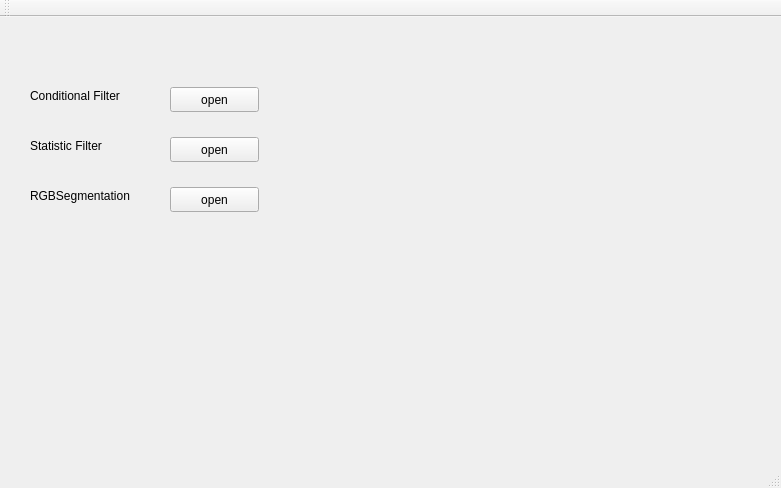
<?xml version="1.0" encoding="UTF-8"?>
<ui version="4.0">
 <class>Global</class>
 <widget class="QMainWindow" name="Global">
  <property name="geometry">
   <rect>
    <x>0</x>
    <y>0</y>
    <width>781</width>
    <height>488</height>
   </rect>
  </property>
  <property name="windowTitle">
   <string>Global</string>
  </property>
  <widget class="QWidget" name="centralWidge">
   <widget class="QPushButton" name="pushButton_cond">
    <property name="geometry">
     <rect>
      <x>170</x>
      <y>70</y>
      <width>89</width>
      <height>25</height>
     </rect>
    </property>
    <property name="text">
     <string>open</string>
    </property>
   </widget>
   <widget class="QLabel" name="label">
    <property name="geometry">
     <rect>
      <x>30</x>
      <y>70</y>
      <width>131</width>
      <height>17</height>
     </rect>
    </property>
    <property name="text">
     <string>Conditional Filter</string>
    </property>
   </widget>
   <widget class="QPushButton" name="pushButton_seg">
    <property name="geometry">
     <rect>
      <x>170</x>
      <y>170</y>
      <width>89</width>
      <height>25</height>
     </rect>
    </property>
    <property name="text">
     <string>open</string>
    </property>
   </widget>
   <widget class="QLabel" name="label_2">
    <property name="geometry">
     <rect>
      <x>30</x>
      <y>170</y>
      <width>131</width>
      <height>17</height>
     </rect>
    </property>
    <property name="text">
     <string>RGBSegmentation</string>
    </property>
   </widget>
   <widget class="QLabel" name="label_3">
    <property name="geometry">
     <rect>
      <x>30</x>
      <y>120</y>
      <width>131</width>
      <height>17</height>
     </rect>
    </property>
    <property name="text">
     <string>Statistic Filter</string>
    </property>
   </widget>
   <widget class="QPushButton" name="pushButton_sta">
    <property name="geometry">
     <rect>
      <x>170</x>
      <y>120</y>
      <width>89</width>
      <height>25</height>
     </rect>
    </property>
    <property name="text">
     <string>open</string>
    </property>
   </widget>
  </widget>
  <widget class="QMenuBar" name="menuBar">
   <property name="geometry">
    <rect>
     <x>0</x>
     <y>0</y>
     <width>781</width>
     <height>31</height>
    </rect>
   </property>
  </widget>
  <widget class="QToolBar" name="mainToolBar">
   <attribute name="toolBarArea">
    <enum>TopToolBarArea</enum>
   </attribute>
   <attribute name="toolBarBreak">
    <bool>false</bool>
   </attribute>
  </widget>
  <widget class="QStatusBar" name="statusBar"/>
 </widget>
 <layoutdefault spacing="6" margin="11"/>
 <resources/>
 <connections/>
</ui>
